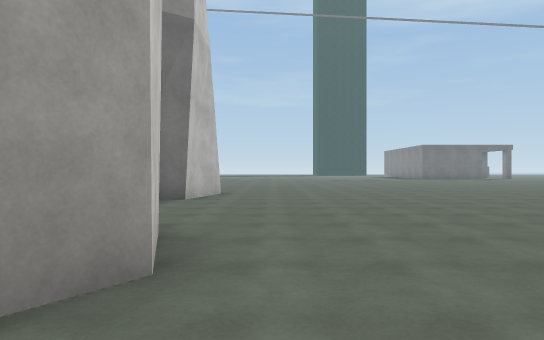
view 1 (above)

24 first-person views from a walk through a 3-D level made in the Unity game engine. The camera is 1.3 m above the floor, looks level and sees 70° across. The floor is counted in squares, 2 m on a side. Each view is taken from the middle of a square. On the plan, view 1 faces up. The plan holds only what a view shows up to about 11 squares ahead; the rest is blank. The place goes on beyond the plan. The player is left out. Door leaves are left out, so doorways stand open. Surface patterns are stand-ins for the level's own textures.

view 2
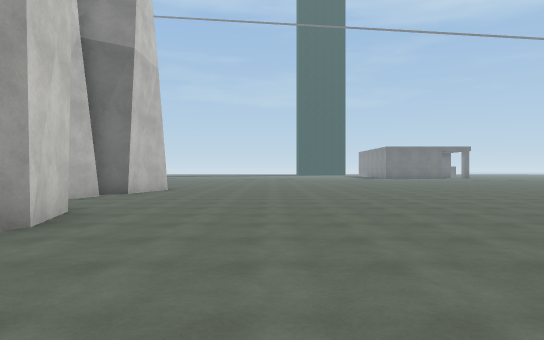

view 3
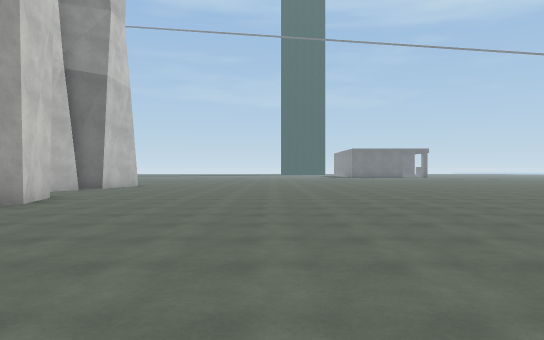

view 4
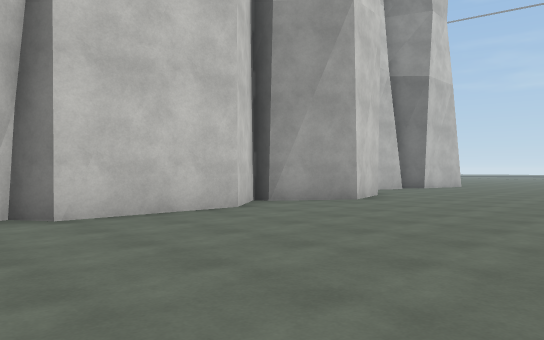

view 5
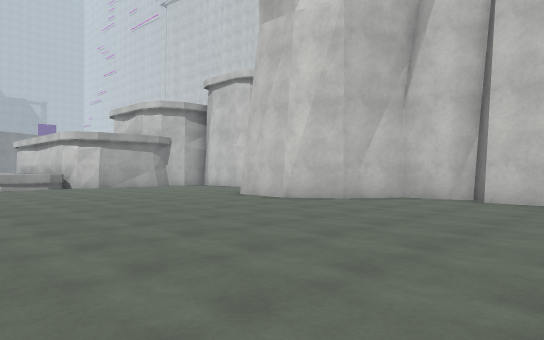

view 6
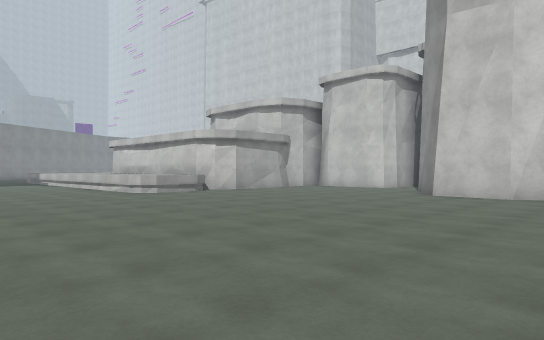

view 7
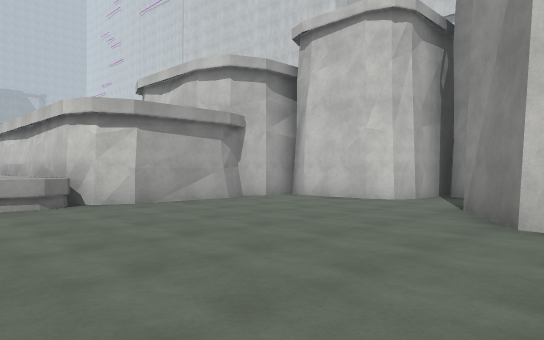

view 8
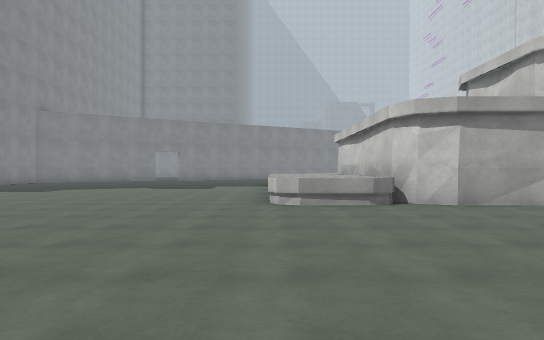

view 9
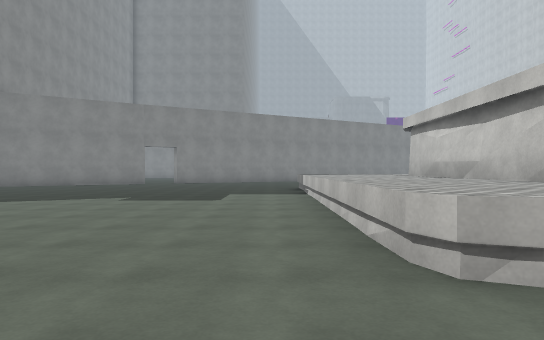

view 10
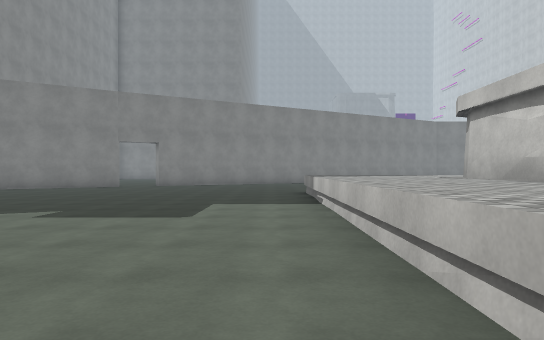

view 11
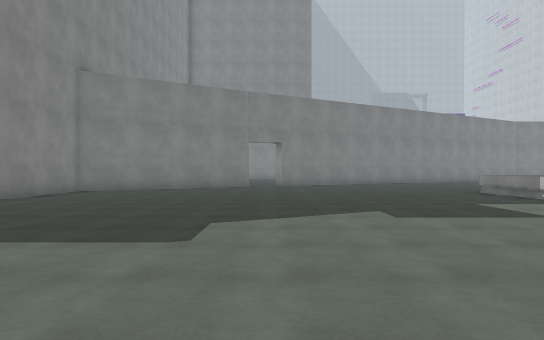

view 12
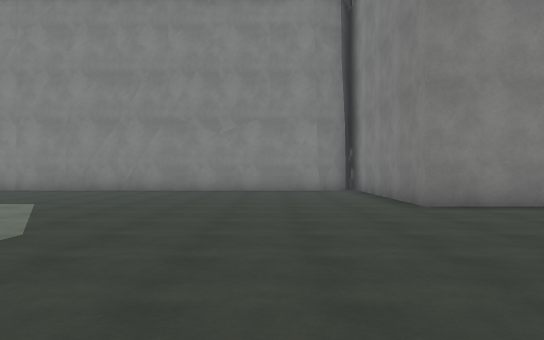

view 13
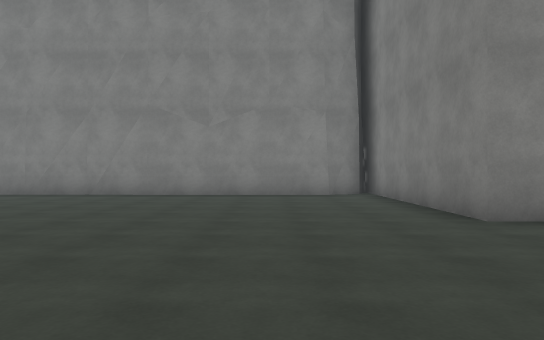

view 14
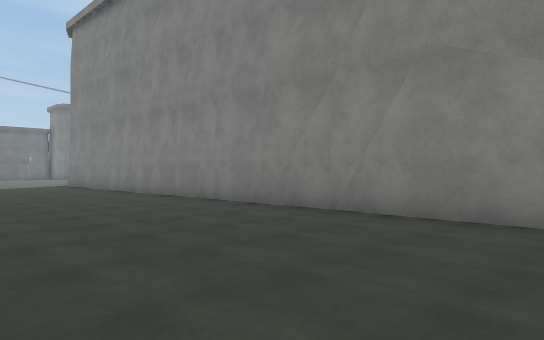

view 15
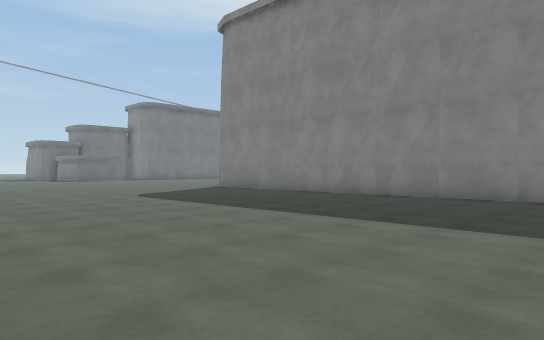

view 16
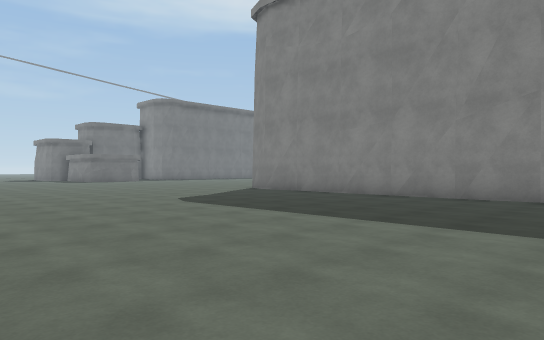

view 17
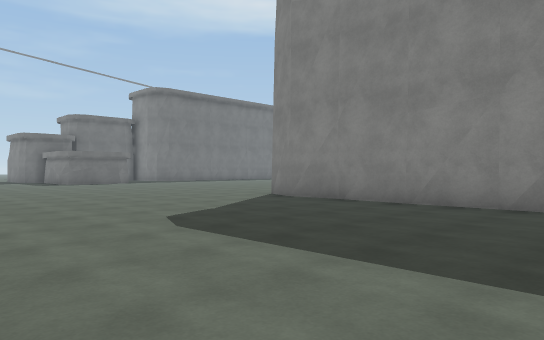

view 18
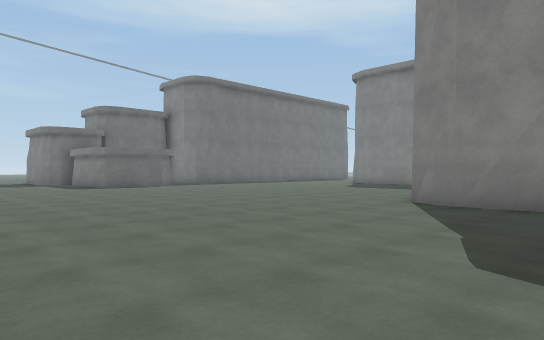

view 19
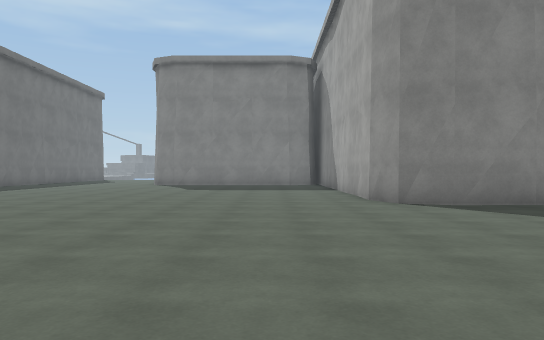

view 20
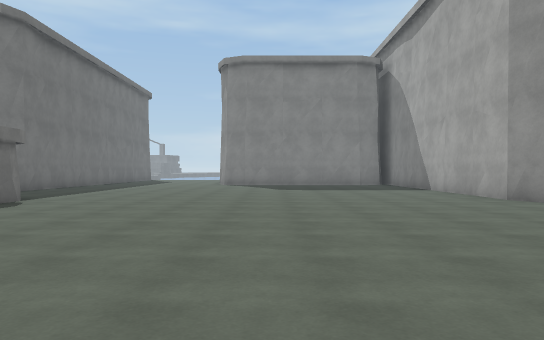

view 21
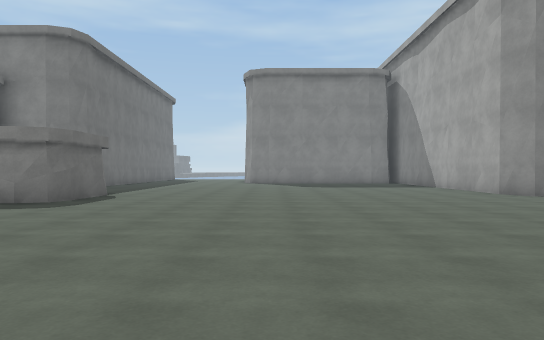

view 22
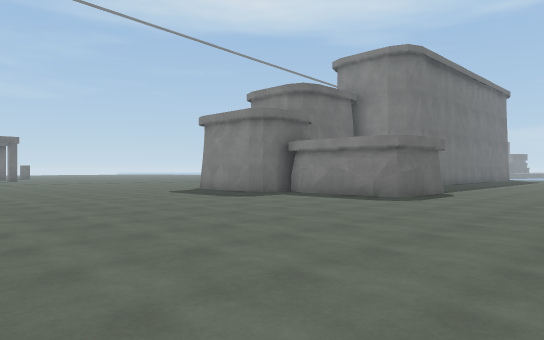

view 23
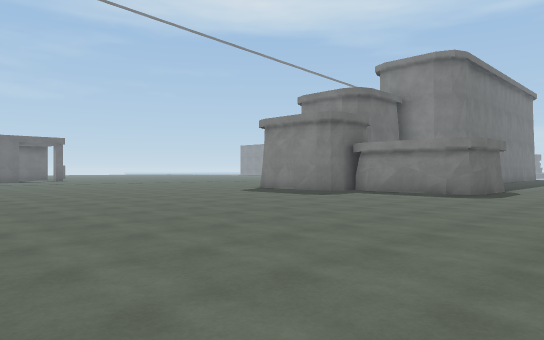

view 24
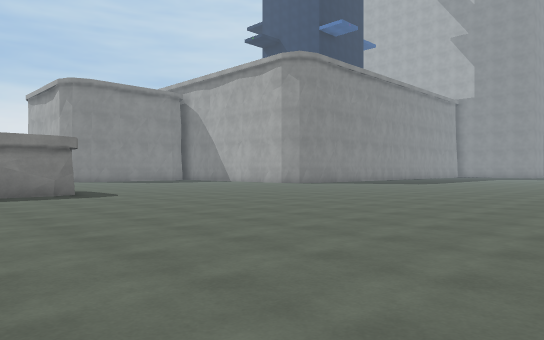

### Floor plan
Key: @ floor where view 1 was taken; # wall or solid block; . floor; ^ raised ledge.
Columns run from 6 left of view 1 to 26 right of it. Each row starts with its distance up from view 1.
 12                  .........
 11     #.........  ...........
 10     #.........   ..........#
  9    ##......................#
  8    #.......................###...
  7    #.............................
  6     .............................
  5     .............................
  4      #...........................
  3      #...........................
  2     ##..........  ...............
  1     #..........   ...............
  0     #.@........   ...............
 -1     #.........    ...............
 -2     #........        ............
 -3     #.........       ...........#
 -4     #.........       ........####
 -5     #.......... .    ........#
 -6     ##..........    .........#
 -7      ##..........   .........#
 -8       #..........   .........#
 -9      ##.........    .........#
-10     ##..........    .........#
-11  #..............   ..........#
-12 ####............   ..........#
-13    #............   ..........#
-14    #............   ..........#
-15    #.....^^......   .........#
-16    ######^^^...... . ........#
-17         #^^^.......    ......#
-18         #^^^........ ........#
-19         #^^^.................#
-20         #^^^.................#
-21         #^^^.................#
-22         #^^^.................#
-23         #^^^.................#
-24         #^^^.................#
-25         ^^^^...........#######
-26            ^...........#
-27        ^^^^^...........#

Positions as (right, up) in squares from view 1, and headings:
1: (0, 0), facing up
2: (2, -2), facing up
3: (4, -5), facing up
4: (4, -5), facing up-left
5: (7, -1), facing down-left
6: (10, -5), facing down-left
7: (5, -8), facing down-left
8: (5, -8), facing down
9: (6, -13), facing down
10: (6, -16), facing down
11: (11, -16), facing down
12: (10, -22), facing right
13: (12, -22), facing right
14: (17, -21), facing up-right
15: (13, -16), facing up-right
16: (13, -14), facing up-right
17: (15, -11), facing up-right
18: (15, -7), facing up-right
19: (15, -1), facing right
20: (15, 2), facing right
21: (13, 3), facing right
22: (12, 3), facing up-right
23: (10, 4), facing up-right
24: (10, 11), facing down-right
